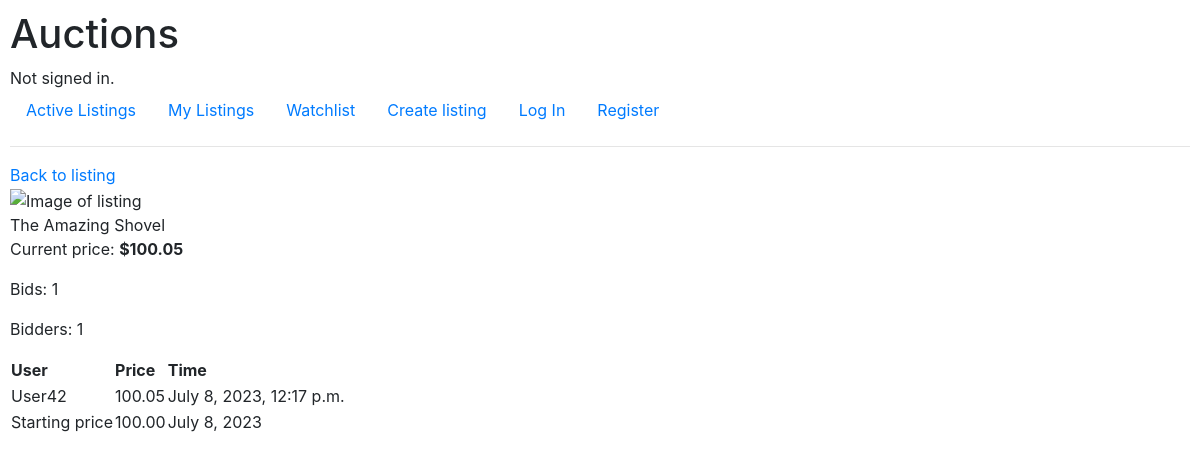
/1/bids, run on the app's committed database.
### auctions/models.py (models this page shows, shortened)
class Listing(models.Model):
    owner = models.ForeignKey(User, on_delete=models.CASCADE, related_name="owner")
    title = models.CharField(max_length=64)
    description = models.TextField()
    start_bid = models.DecimalField(max_digits=20, decimal_places=2)
    image = models.URLField(max_length=256)
    bids = models.ManyToManyField(Bid, blank=True, related_name="bids")
    time = models.OneToOneField(Time, on_delete=models.SET_NULL, null=True)
    condition = models.CharField(
        max_length=16, null=True, choices=CONDITION_CHOICES
    )
    category = models.CharField(
        max_length=32, default=None, null=True, blank=True, choices=CATEGORY_CHOICES
    )
    active_status = models.CharField(
        max_length=16, default="active", choices=STATUS_CHOICES
    )
    watchlist = models.ManyToManyField(User, blank=True, related_name="watching_users")
    comments = models.ManyToManyField(Comment, blank=True, related_name="comments")
    winner = models.OneToOneField(
        User, on_delete=models.SET_NULL, blank=True, null=True, default=None
    )

class Bid(models.Model):
    price = models.DecimalField(max_digits=10, decimal_places=2)
    time = models.DateTimeField(auto_now=True)
    user = models.ForeignKey(User, on_delete=models.CASCADE, related_name="user")

class User(AbstractUser):
    pass

class Time(models.Model):
    update_time = models.DateField(auto_now=True)
    creation_time = models.DateField(auto_now=True)

### auctions/views.py (the view)
# urls.py: path("<int:listing_id>/bids", views.bids, name="bids"),
def bids(request, listing_id):
    if request.method == "GET":
        listing = Listing.objects.get(pk=listing_id)
        bids = listing.bids.all().order_by('-price')
        return render(request, "auctions/bids.html", {
            "bids": bids,
            "listing": listing,
            "bidders": listing.bids.values('user').distinct().count(),
        })

### auctions/templates/auctions/bids.html
{% extends 'auctions/layout.html' %}
{% block body %}
<main>
    <section>
        <a href="{% url 'listing' listing.id %}">Back to listing</a>
        <div>
            {% if listing.image %}
                <div>
                    <img style="width:200px" src="{{ listing.image }}" alt="Image of listing">
                </div>
            {% endif %}
            <div>
                {{ listing.title}}
            </div>
        </div>
        <div>
            <p>
                Current price:
                <strong>
                    {% if bids.exists %}
                        ${{ bids.first.price }}
                    {% else %}
                        ${{ listing.start_bid }}
                    {% endif %}
                </strong>
            </p>
            <p>Bids: {{ bids.count }}</p>
            <p>Bidders: {{ bidders }}</p>
        </div>
    </section>
    <section>
        <table>
            <tr>
                <th>User</th>
                <th>Price</th>
                <th>Time</th>
            </tr>
            {% for bid in bids %}
                <tr>
                    <td>{{ bid.user.username }}</td>
                    <td>{{ bid.price }}</td>
                    <td>{{ bid.time }}</td>
                </tr>
            {% endfor %}
            <tr>
                <td>Starting price</td>
                <td>{{ listing.start_bid }}</td>
                <td>{{ listing.time.creation_time }}</td>
            </tr>
        </table>
    </section>
</main>
{% endblock body %}

### auctions/static/auctions/styles.css (style rules this page uses)
body { padding: 10px; }

### data on the page
Listing: title "The Amazing Shovel", start_bid "100.00", time.creation_time "July 8, 2023"
Bid: first.price "100.05", user.username "User42", price "100.05", time "July 8, 2023, 12:17 p.m."

### other printed values
{{ bids.count }} "1"
{{ bidders }} "1"
